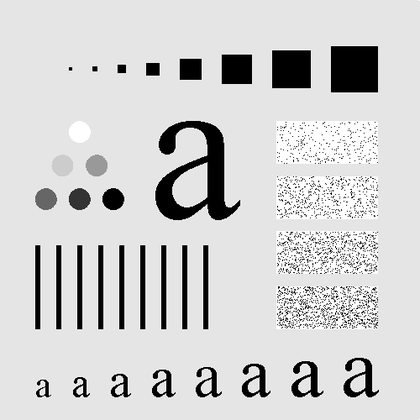
%> input picture 频域处理/高通滤波/aaa.tif, 420 x 420 px, shrunk from 500 x 500 before the run
$ octave highpass.m   (GNU Octave 9; MATLAB toolbox functions it lacks are replaced by stand-ins)
%> lines starting %> are read from the running program, lines starting %| are printed output that depends on the picture; in (x1, y1, x2, y2) boxes, pixels count from 0 and x2, y2 are one past the last pixel; in counts of white or black regions, pixels touching at a corner belong together; the program's own positions count from 1
%理想高通
I = imread('aaa.tif');
%> I is the input picture: size 420x420 uint8; min 0, max 255, mean 207.2
figure(1);
subplot(221),imshow(I);
title('原图像');
I=im2double(I);
%> I: size 420x420 double
s=fftshift(fft2(I));%傅里叶变换，直流分量搬移到频谱中心
subplot(222), imshow(log(abs(s)+1),[]);
%> after `imshow(log(abs(s)+1),[])`:
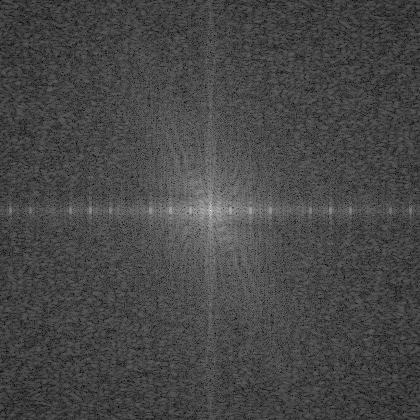
%> displayed picture: size 420x420, on the screen's scale of 0 to 255; min 0, max 255, mean 70.8
title('图像傅里叶变换取对数所得频谱');
[a,b]=size(s);
%> a = 420; b = 420
h=zeros(a,b);%滤波器函数
res=zeros(a,b);%保存结果
a0=round(a/2);
%> a0 = 210
b0=round(b/2);
%> b0 = 210
d=40;
for i=1:a
    for j=1:b
        distance=sqrt((i-a0)^2+(j-b0)^2);
        if distance<d
            h(i,j)=0;
        else
            h(i,j)=1;
        end
    end
end
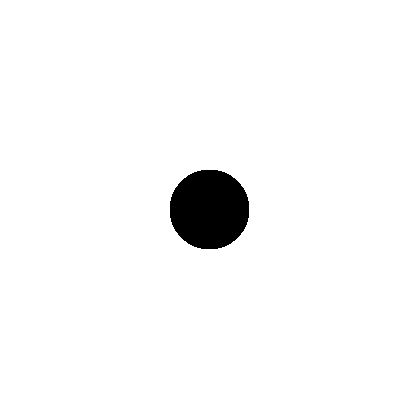
%> h: size 420x420 double; values 0 (black) and 1 (white), 97.2% white; 1 black region, box (x1, y1, x2, y2) and area: (170, 170, 249, 249) 5013
res=s.*h;
res=real(ifft2(ifftshift(res)));
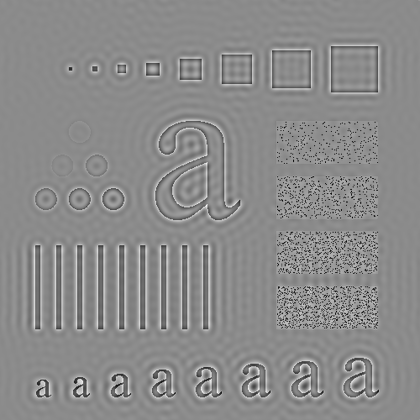
%> res: size 420x420 double; min -0.919, max 0.764, mean 1.31e-19; drawn with min black and max white
subplot(223),imshow(res);
%> after `imshow(res)`:
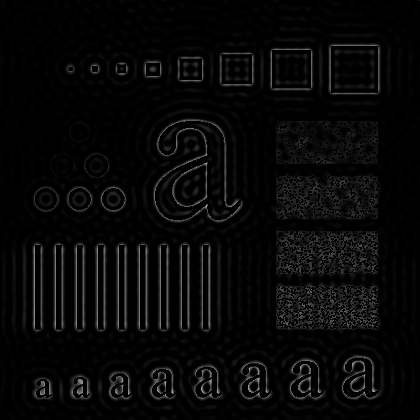
%> displayed picture: size 420x420, on the screen's scale of 0 to 255; min 0, max 195, mean 7.8
title('理想高通滤波所得图像');
subplot(224),imshow(h);
title('理想高通滤波器图像');
